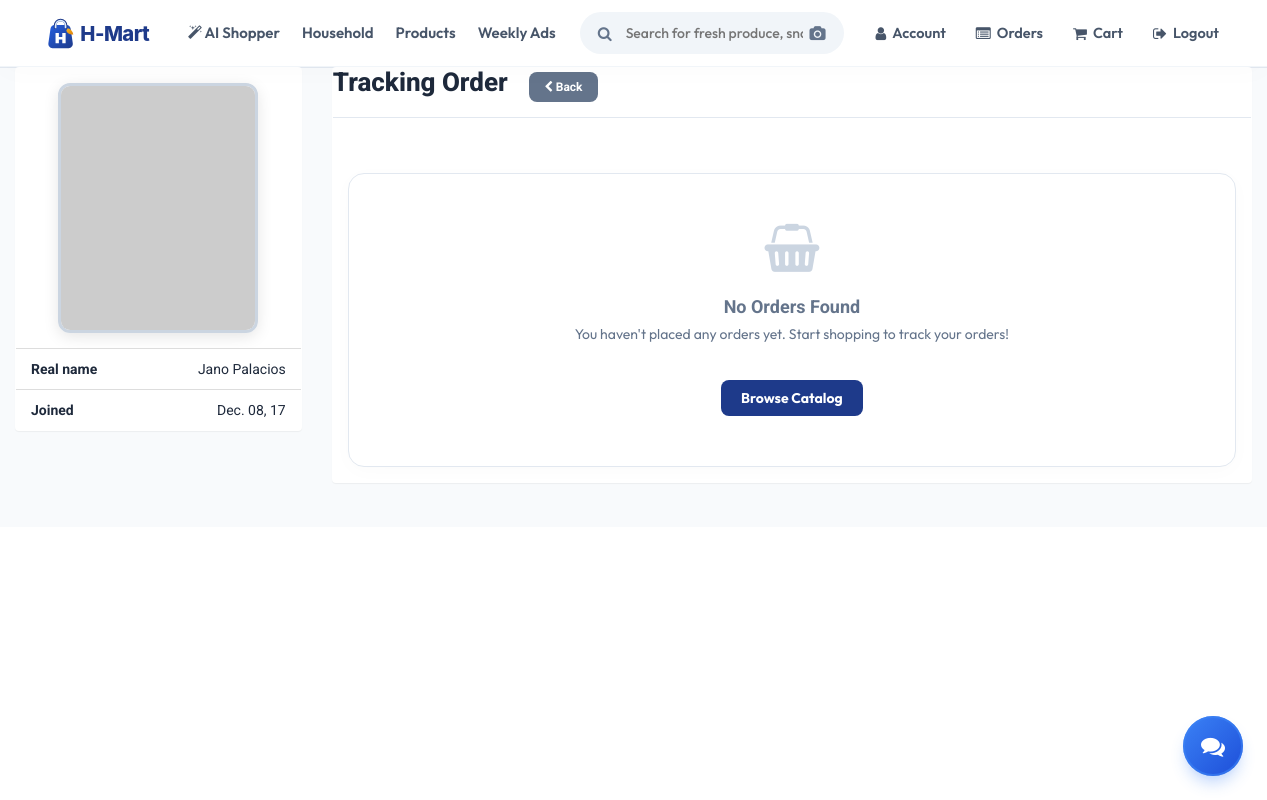
The page /frontend/index.php?q=trackorder (signed in) on the database its author committed.
### tables this page shows
CREATE TABLE `tblcustomer` (
  `CUSTOMERID` int(11) NOT NULL,
  `FNAME` varchar(30) NOT NULL,
  `LNAME` varchar(30) NOT NULL,
  `MNAME` varchar(30) NOT NULL,
  `CUSHOMENUM` varchar(90) NOT NULL,
  `STREETADD` text NOT NULL,
  `BRGYADD` text NOT NULL,
  `CITYADD` text NOT NULL,
  `PROVINCE` varchar(80) NOT NULL,
  `COUNTRY` varchar(30) NOT NULL,
  `DBIRTH` date NOT NULL,
  `GENDER` varchar(10) NOT NULL,
  `PHONE` varchar(20) NOT NULL,
  `EMAILADD` varchar(120) NOT NULL,
  `ZIPCODE` int(6) NOT NULL,
  `CUSUNAME` varchar(120) NOT NULL,
  `CUSPASS` varchar(90) NOT NULL,
  `CUSPHOTO` varchar(255) NOT NULL,
  `TERMS` tinyint(4) NOT NULL,
  `DATEJOIN` date NOT NULL
);

### frontend/index.php (called while the page is built, shortened)
<?php
require_once("theme/templates.php");
?>

### backend/include/database.php (called while the page is built, shortened)
<?php
class Database {
	var $sql_string = '';
	private $conn;
	public function open_connection() {
		$this->conn = mysqli_connect(server,user,pass);
		if(!$this->conn){
			echo "Problem in database connection! Contact administrator!";
			exit();
		}else{
			$db_select = mysqli_select_db($this->conn,database_name);
		}
	}
	function setQuery($sql='') {
		$this->sql_string=$sql;
	}
	function executeQuery() {
		$result = mysqli_query($this->conn,$this->sql_string);
		return $result;
	}
	private function confirm_query($result) {
		return $result;
	}
	function loadSingleResult() {
		$cur = $this->executeQuery();
		if ($cur) {
			while ($row = mysqli_fetch_object($cur)) {
				return $data = $row;
			}
		}
		return null;
	}
}
$mydb = new Database();
?>

### backend/include/customers.php (called while the page is built, shortened)
<?php
require_once(LIB_PATH.DS.'database.php');
class Customer {
	protected static  $tblname = "tblcustomer";
	function single_customer($id=""){
			global $mydb;
			$mydb->setQuery("SELECT * FROM ".self::$tblname."
				Where CUSTOMERID= {$id} LIMIT 1");
			$cur = $mydb->loadSingleResult();
			return $cur;
	}
}
?>

### backend/customer/trackorder.php (the view, shortened to what this page needs)
<?php
    $customer = New Customer();
    $singlecustomer = $customer->single_customer($_SESSION['CUSID']);
  ?>
      <div class="col-sm-3">
          <div class="panel">
            <div class="panel-body">
            <a href="" data-target="#myModal" data-toggle="modal" >
            <?php
$photo = $singlecustomer->CUSPHOTO;
$actual_file = '../backend/customer/' . $photo;
if (empty($photo) || $photo == 'NONE' || $photo == 'none' || !file_exists($actual_file) || is_dir($actual_file)) {
    $gender = strtolower($singlecustomer->GENDER);
    $img_src = ($gender === "female") ? "https://api.dicebear.com/9.x/avataaars/svg?seed=Mia" : "https://api.dicebear.com/9.x/avataaars/svg?seed=Felix";
} else {
    $img_src = $actual_file;
}
?>
<img title="profile image" class="img-hover" style="width:100%; max-width:200px; height:250px; border-radius:12px; object-fit:cover; border:3px solid #cbd5e1; display:block; margin: 0 auto; box-shadow: 0 4px 15px rgba(0,0,0,0.1);" src="<?php echo $img_src; ?>" onerror="this.src='https://ui-avatars.com/api/?name=User&background=random';">
            </a>
             </div>
          <ul class="list-group">
             <li class="list-group-item text-right"><span class="pull-left"><strong>Real name</strong></span> <?php echo $singlecustomer->FNAME .' '.$singlecustomer->LNAME; ?> </li>
            <li class="list-group-item text-right"><span class="pull-left"><strong>Joined</strong></span><?php echo date_format(date_create($singlecustomer->DATEJOIN),'M. d, y');?></li>
          </ul>
        </div>
    </div>
<div class="col-sm-9">
<div class="panel track-order-wrapper">
<div class="panel-header" style="border-bottom: 1px solid #e2e8f0; padding-bottom: 15px; margin-bottom: 20px;">
  <h2 style="font-weight: 800; font-size: 26px; color: inherit; margin: 0;">
    Tracking Order
    <small><a href="<?php echo web_root; ?>index.php?q=profile" class="btn btn-sm btn-pup" style="margin-left: 15px;"><i class="fa fa-chevron-left"></i> Back</a></small>
  </h2>
</div>
<div class="panel-body">
    <?php
        $orderedNum = isset($_GET['id']) ? (int)$_GET['id'] : 0;
        $cur = null;
        if ($cur) {
            $status = $cur->ORDEREDSTATS;
            $fill_width = "0%";
            $step1_class = "";
            $step2_class = "";
            $step3_class = "";
            if ($status == 'Pending') {
                $fill_width = "0%";
                $step1_class = "active";
            } elseif ($status == 'Confirmed') {
                $fill_width = "50%";
                $step1_class = "completed";
                $step2_class = "active";
            } elseif ($status == 'Delivered') {
                $fill_width = "100%";
                $step1_class = "completed";
                $step2_class = "completed";
                $step3_class = "completed";
            } elseif ($status == 'Cancelled') {
                $fill_width = "100%";
                $step1_class = "cancelled";
                $step2_class = "cancelled";
                $step3_class = "cancelled";
            }
    ?>
    <div class="track-details-card">
        <h4 style="font-weight: 700; margin-bottom: 5px; color: inherit;">Order #<?php echo $orderedNum; ?> Status Details</h4>
        <p style="font-size: 13.5px; color: #64748b; margin-bottom: 30px;">
            Payment Method: <strong><?php echo $cur->PAYMENTMETHOD; ?></strong> &bull; Ordered Date: <strong><?php echo date_format(date_create($cur->ORDEREDDATE),"M. d, Y h:i A"); ?></strong>
        </p>
        <div class="stepper-container">
            <div class="stepper-progress-line">
                <div class="stepper-progress-fill" style="width: <?php echo $fill_width; ?>;"></div>
            </div>
            <div class="stepper-step <?php echo $step1_class; ?>">
                <div class="step-circle">
                    <i class="fa fa-cog fa-spin"></i>
                </div>
                <div class="step-label">Processing</div>
                <div class="step-time"><?php echo ($status == 'Pending' || $status == 'Confirmed' || $status == 'Delivered') ? 'Order Received' : 'Cancelled'; ?></div>
            </div>
            <div class="stepper-step <?php echo $step2_class; ?>">
                <div class="step-circle">
                    <i class="fa fa-plane"></i>
                </div>
                <div class="step-label">Shipping / Confirmed</div>
                <div class="step-time"><?php echo ($status == 'Confirmed' || $status == 'Delivered') ? 'In Transit' : 'Awaiting Confirmation'; ?></div>
            </div>
            <div class="stepper-step <?php echo $step3_class; ?>">
                <div class="step-circle">
                    <i class="fa fa-truck"></i>
                </div>
                <div class="step-label">Delivered</div>
                <div class="step-time"><?php echo ($status == 'Delivered') ? 'Arrived & Signed' : 'Out for Delivery'; ?></div>
            </div>
        </div>
        <div class="delivery-updates-box">
            <div class="updates-title">Latest Delivery Updates:</div>
            <div style="font-size: 13.5px; color: inherit; line-height: 1.6; opacity: 0.9;">
                <?php if ($status == 'Pending') { ?>
                    Your order has been received by our store and is currently being packaged with fresh ingredients. Thank you for shopping with H-Mart!
                <?php } elseif ($status == 'Confirmed') { ?>
                    Your order has been confirmed by our staff and is loaded for delivery. Our carrier is in transit to your specified shipping address.
                <?php } elseif ($status == 'Delivered') { ?>
                    Your package has arrived at its destination and was successfully delivered. We hope you enjoy your fresh premium H-Mart products!
                <?php } elseif ($status == 'Cancelled') { ?>
                    Your order was cancelled due to incomplete address details or communication lag. Please contact our support team at support@hmart.com.
                <?php } ?>
            </div>
        </div>
    </div>
    <?php } else { ?>
        <div style="text-align: center; padding: 50px 20px; color: #64748b; background: white; border-radius: 16px; border: 1px solid #e2e8f0; margin-top: 20px;" class="track-details-card">
            <i class="fa fa-shopping-basket" style="font-size: 48px; color: #cbd5e1; margin-bottom: 15px;"></i>
            <h4 style="font-weight: 700; color: inherit; margin-bottom: 8px;">No Orders Found</h4>
            <p style="font-size: 14px; margin-bottom: 20px;">You haven't placed any orders yet. Start shopping to track your orders!</p>
            <a href="index.php?q=product" class="btn btn-primary" style="background-color: #1e3a8a; border: none; font-weight: 700; border-radius: 8px; padding: 8px 20px; color: white;">Browse Catalog</a>
        </div>
    <?php } ?>
</div>
</div>
</div>

### frontend/css/main.css (style rules this page uses)
body { font-family: 'Roboto', sans-serif; position: relative; font-weight: 400px; }
ul li { list-style: none; }
a { -webkit-transition: 300ms; transition: 300ms; }
h1, h2, h3, h4, h5, h6 { font-family: 'Roboto', sans-serif; }
.btn.btn-primary { background: #2563eb; border: 0 none; border-radius: 0; margin-top: 16px; }

### frontend/css/darkmode.css (style rules this page uses)
:root { --primary-color: #2563eb; --primary-hover: #1d4ed8; --bg-primary: #ffffff; --bg-secondary: #f8fafc; --text-primary: #1e293b; --text-secondary: #64748b; --border-color: #e2e8f0; }
body { background-color: #ffffff; color: #1e293b; transition: background-color 0.3s ease, color 0.3s ease; }

### backend/customer/trackorder.php (style rules this page uses)
.track-order-wrapper { font-family: 'Outfit', sans-serif; color: #1e293b; }
.btn-pup { background-color: #64748b !important; color: white !important; font-weight: 700 !important; border: none !important; border-radius: 8px !important; padding: 6px 15px !important; transition: background-color 0.2s ease !important; }
.track-details-card { background: white; border-radius: 16px; border: 1px solid #e2e8f0; padding: 30px; box-shadow: 0 4px 20px rgba(0,0,0,0.02); margin-top: 20px; }

### rows shown on the page
tblcustomer: FNAME "Jano", LNAME "Palacios", DATEJOIN "Dec. 08, 17"
